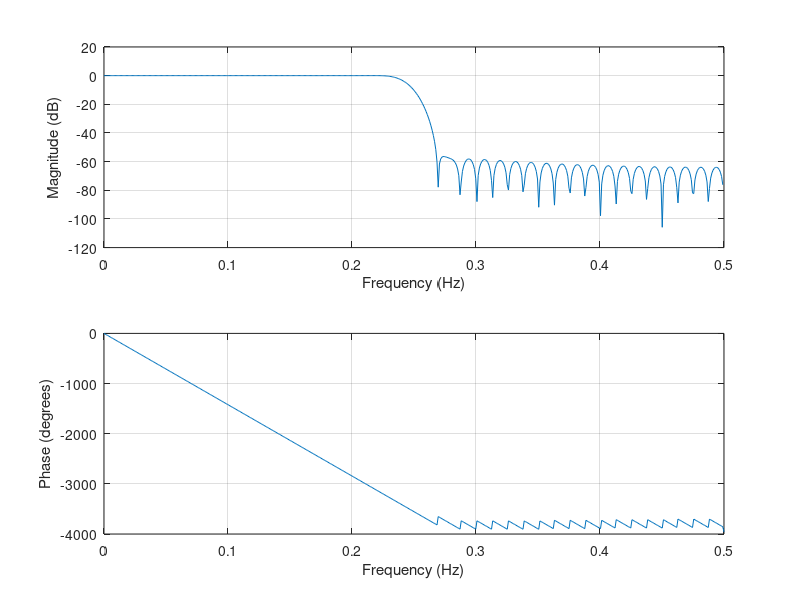

Recreate this plot in MATLAB.
SH_R=[1 1 0 0 1 1 0 0 1 1 0 0 1 1 0 0 1 1 0 0 0 0 0 0 0 0 0 0 0 0 0 0];
SH_S=0b11001100110011001100000000000000;
MCLK=24576000;
cnt1_LRCLK=511;
cnt2_SCLK=7;

CLK=1000;
fre_word=(262*2^16)/CLK;

f = [0 0.5 0.5 1];
mhi=[1 1 0 0 ];
bhi = fir2(79,f,mhi);
freqz(bhi,1,[],1)


shif=['1'];

% sin1_phase=((0:cnt2_max)*2*pi)/(cnt2_max+1);
% sin2_phase=64*((0:cnt2_max)*2*pi)/(cnt2_max+1);
% sin1=sin(sin1_phase);
% sin2=sin(sin2_phase);
% 
% sin_vec=(sin1+sin2)*0.49999;
% 
% figure;plot(sin1);
% figure;plot(sin_vec);